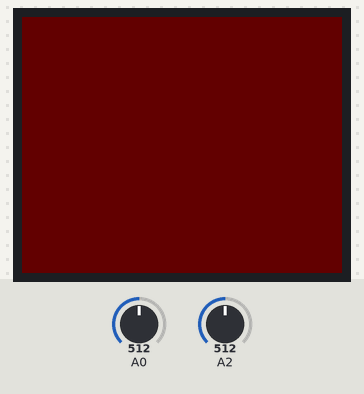
The sketch below on a simulated Arduino Uno, built with avr-gcc and run on an emulated ATmega328P. Shown: 160×128 colour display. Inputs (shaded band) come from the test bench; at power-on: A2 = 512, A0 = 512. What the sketch prints to the serial monitor is not drawn.

Above: at 1.2 s.
1.3 s: A2 set to 0
At 1.75 s:
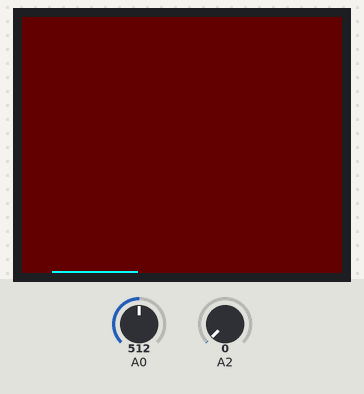
2.8 s: A0 set to 486
At 4.1 s:
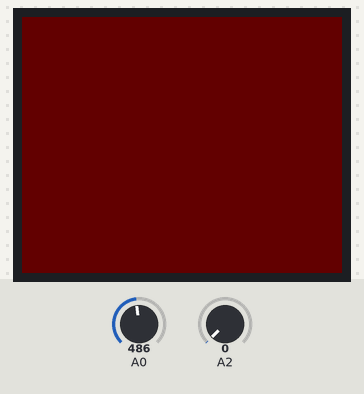
5.0 s: A2 set to 25
6.5 s: A2 set to 33
At 6.65 s:
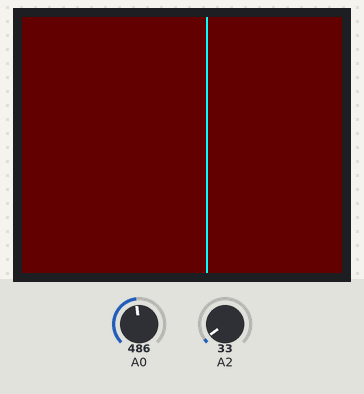
8.0 s: A0 set to 511
At 8.1 s:
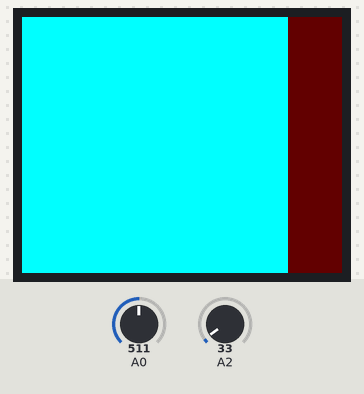
9.6 s: A0 set to 306
At 9.75 s:
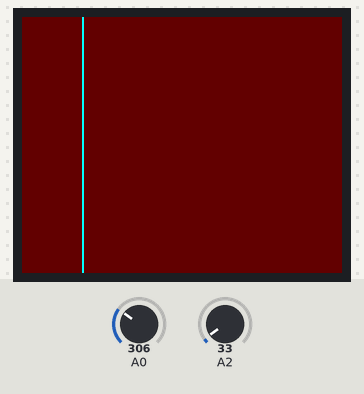
Timing chart, 0 to 12.1 s (numbered marks = the images above; inputs shaded):
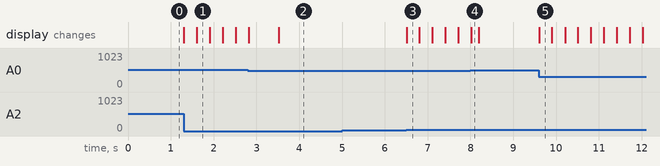

Measured:
- the behaviour switches between 504 and 503 on A0 (found by bisection; images 1 and 2)
- the behaviour switches between 29 and 30 on A2 (found by bisection; images 2 and 3)
- after the input at 1.3 s, the display: first changes at once (image 1 shows a later state)
- after the input at 5.0 s, every drawn part: stays the same
- after the input at 6.5 s, the display: changes at once (image 3)
- after the input at 9.6 s, the display: changes at once (image 5)

The sketch:

piezo_heartrate_v1.ino
```cpp
#include <TFT.h>  // Arduino LCD library
#include <SPI.h>

// pin definition for the Uno
#define cs   9
#define dc   7
#define rst  8

TFT TFTscreen = TFT(cs, dc, rst);

int threshold = 60;
int oldvalue = 0;
int averagedReading = 0;
unsigned long oldmillis = 0;
unsigned long newmillis = 0;
int cnt = 0;
int timings[16];
int xPos = 0;
int mLastPlotY = 0;

static int mSamples = 16;

void setup()
{
  Serial.begin(57600);
  TFTscreen.begin();
  TFTscreen.background(100,0,0);
}
int xPrevPos = 0;
int yPrevPos = 0;
void loop()
{
  oldvalue = averagedReading;
  averagedReading = 0;
  int sampleCount = 0;


  for(int i=0; i<mSamples; i++)
  {
    // Average over mSamples measurements
    averagedReading += analogRead(A2);
  }

  averagedReading = averagedReading/mSamples;

  //averagedReading = analogRead(A2);

  Serial.println(averagedReading);
  int sensitivity = map(analogRead(A0),0,1024,1,60);


  int bottomMargin = 20;
  int plotY = 0;
  /*
  if (averagedReading < 5)
  {
    plotY = mLastPlotY - 2;
  }
  else
  {
    plotY = map(averagedReading,sensitivity,30,0,TFTscreen.height());
    mLastPlotY = plotY;
  }
  */

  plotY = map(averagedReading,sensitivity,30,0,TFTscreen.height());

  TFTscreen.stroke(0,255,255);
  TFTscreen.line(xPos, TFTscreen.height(), xPos, TFTscreen.height()-plotY);

  if (xPos >= 160)
  {
    xPos = 0;
    TFTscreen.background(100,0,0);
//    char labelTmpText[4];
//  dtostrf(sensitivity, 4, 4, labelTmpText);
//  TFTscreen.stroke(0,0,255);
//  TFTscreen.setTextSize(1);
//  TFTscreen.text( labelTmpText, 2, 2);
//
  }
  else
  {
    xPos++;


  }

  delay(5);
}
```
